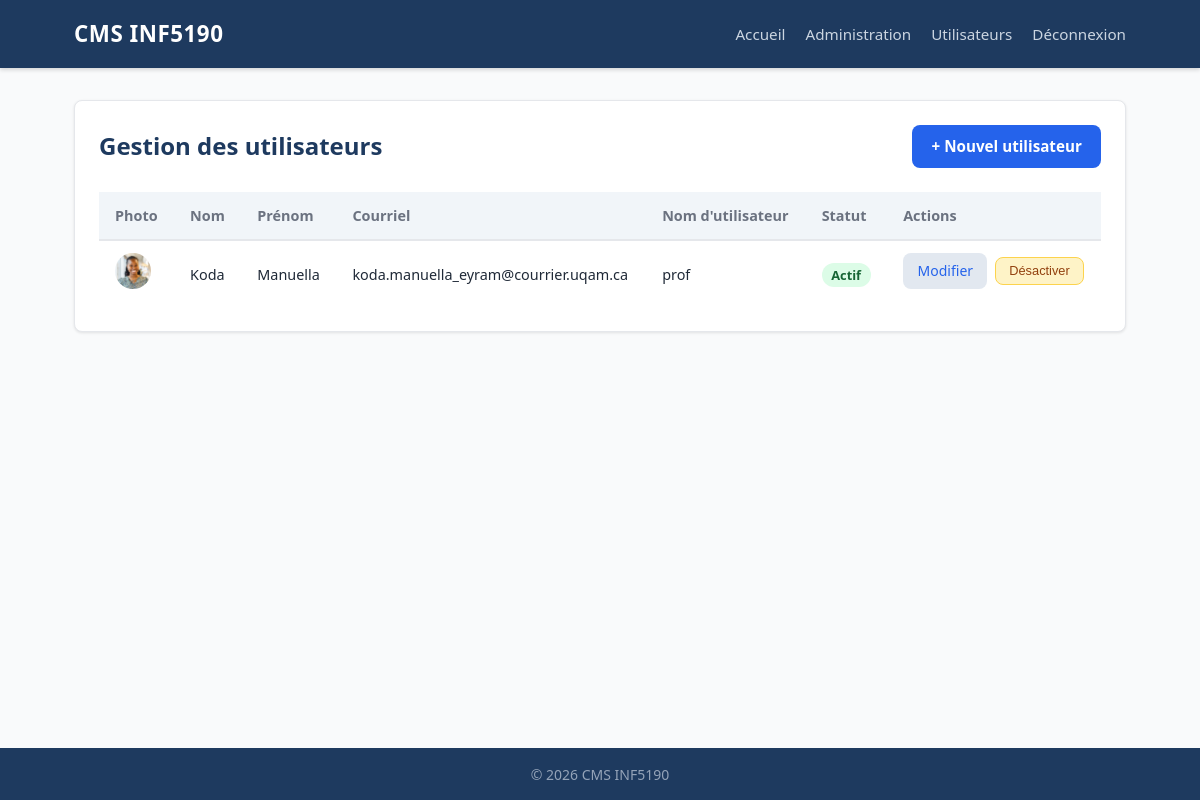
The app's page /utilisateurs (signed in) with its own data.
### tables this page shows
CREATE TABLE utilisateur (
    id INTEGER PRIMARY KEY AUTOINCREMENT,
    nom TEXT NOT NULL,
    prenom TEXT NOT NULL,
    courriel TEXT NOT NULL UNIQUE,
    username TEXT NOT NULL UNIQUE,
    mot_de_passe TEXT NOT NULL,
    photo TEXT,
    actif INTEGER NOT NULL DEFAULT 1
);

### routes/utilisateurs.py (the view)
@utilisateurs_bp.route("/utilisateurs")
def liste_utilisateurs():
    redirection = exiger_authentification()
    if redirection:
        return redirection
    utilisateurs = user_model.obtenir_tous_les_utilisateurs()
    return render_template(
        "utilisateurs/index.html", utilisateurs=utilisateurs
    )

### app.py (called while the page is built)
def fermer_db(e=None):
    db = g.pop("db", None)
    if db is not None:
        db.close()

### models/utilisateur.py (called while the page is built)
def get_db():
    if "db" not in g:
        g.db = sqlite3.connect(
            config.DATABASE,
            detect_types=sqlite3.PARSE_DECLTYPES
        )
        g.db.row_factory = sqlite3.Row
    return g.db

def obtenir_tous_les_utilisateurs():
    db = get_db()
    return db.execute(
        "SELECT * FROM utilisateur ORDER BY nom, prenom"
    ).fetchall()

### routes/utilisateurs.py (called while the page is built)
def exiger_authentification():
    if "user_id" not in session:
        return redirect(url_for("admin.connexion"))
    return None

### templates/utilisateurs/index.html (shortened to what this page needs)
{% extends "base.html" %}
{% block contenu %}
<section class="admin-tableau-de-bord">
    <div class="admin-entete">
        <h1>Gestion des utilisateurs</h1>
        <a href="{{ url_for('utilisateurs.nouveau_utilisateur_form') }}" class="bouton-principal">
            + Nouvel utilisateur
        </a>
    </div>
    {% if utilisateurs %}
    <table class="tableau">
        <thead>
            <tr>
                <th>Photo</th>
                <th>Nom</th>
                <th>Prénom</th>
                <th>Courriel</th>
                <th>Nom d'utilisateur</th>
                <th>Statut</th>
                <th>Actions</th>
            </tr>
        </thead>
        <tbody>
            {% for u in utilisateurs %}
            <tr class="{{ 'inactif' if not u['actif'] }}">
                <td>
                    {% if u['photo'] %}
                    <img
                        src="{{ url_for('static', filename='uploads/' + u['photo']) }}"
                        alt="Photo de {{ u['prenom'] }}"
                        class="photo-miniature"
                    >
                    {% else %}
                    <span class="sans-photo">—</span>
                    {% endif %}
                </td>
                <td>{{ u['nom'] }}</td>
                <td>{{ u['prenom'] }}</td>
                <td>{{ u['courriel'] }}</td>
                <td>{{ u['username'] }}</td>
                <td>
                    <span class="statut {{ 'actif' if u['actif'] else 'desactive' }}">
                        {{ 'Actif' if u['actif'] else 'Désactivé' }}
                    </span>
                </td>
                <td class="actions">
                    <a
                        href="{{ url_for('utilisateurs.modifier_utilisateur_form', user_id=u['id']) }}"
                        class="bouton-secondaire"
                    >
                        Modifier
                    </a>
                    <form
                        action="{{ url_for('utilisateurs.basculer_statut', user_id=u['id']) }}"
                        method="post"
                        style="display:inline"
                    >
                        <button
                            type="submit"
                            class="{{ 'bouton-desactiver' if u['actif'] else 'bouton-activer' }}"
                        >
                            {{ 'Désactiver' if u['actif'] else 'Activer' }}
                        </button>
                    </form>
                </td>
            </tr>
            {% endfor %}
        </tbody>
    </table>
    {% else %}
        <p class="vide">Aucun utilisateur enregistré.</p>
    {% endif %}
</section>
{% endblock %}

### static/css/style.css (style rules this page uses)
:root { --couleur-primaire: #2563eb; --couleur-primaire-sombre: #1d4ed8; --couleur-texte: #1f2937; --couleur-texte-leger: #6b7280; --couleur-fond: #f9fafb; --couleur-fond-carte: #ffffff; --couleur-bordure: #e5e7eb; --couleur-succes: #16a34a; --couleur-erreur: #dc2626; --couleur-erreur-fond: #fee2e2; --couleur-succes-fond: #dcfce7; --rayon: 8px; --ombre: 0 1px 3px rgba(0, 0, 0, 0.1); --transition: 0.2s ease; }
*, *::before, *::after { box-sizing: border-box; margin: 0; padding: 0; }
body { font-family: system-ui, -apple-system, sans-serif; background-color: var(--couleur-fond); color: var(--couleur-texte); line-height: 1.6; font-size: 1rem; }
.bouton-principal { background-color: var(--couleur-primaire); color: #fff; border: none; padding: 0.6rem 1.2rem; border-radius: var(--rayon); cursor: pointer; font-size: 0.95rem; font-weight: 600; text-decoration: none; display: inline-block; transition: background-color var(--transition); }
.bouton-secondaire { background-color: #e2e8f0; color: var(--couleur-texte); border: none; padding: 0.4rem 0.9rem; border-radius: var(--rayon); cursor: pointer; font-size: 0.875rem; text-decoration: none; display: inline-block; transition: background-color var(--transition); }
.bouton-desactiver { background-color: #fef3c7; color: #92400e; border: 1px solid #fcd34d; padding: 0.35rem 0.8rem; border-radius: var(--rayon); cursor: pointer; font-size: 0.8rem; transition: background-color var(--transition); }
.admin-tableau-de-bord { background-color: var(--couleur-fond-carte); border: 1px solid var(--couleur-bordure); border-radius: var(--rayon); padding: 1.5rem; box-shadow: var(--ombre); }
.admin-entete { display: flex; justify-content: space-between; align-items: center; flex-wrap: wrap; gap: 0.75rem; margin-bottom: 1.5rem; }
.admin-entete h1 { font-size: 1.5rem; color: #1e3a5f; }
.tableau { width: 100%; border-collapse: collapse; font-size: 0.9rem; }
.tableau thead { background-color: #f1f5f9; }
.tableau th { padding: 0.75rem 1rem; text-align: left; font-weight: 600; color: var(--couleur-texte-leger); border-bottom: 2px solid var(--couleur-bordure); }
.tableau td { padding: 0.75rem 1rem; border-bottom: 1px solid var(--couleur-bordure); vertical-align: middle; }
.tableau tr:last-child td { border-bottom: none; }
.tableau a { color: var(--couleur-primaire); text-decoration: none; }
.statut { padding: 0.2rem 0.6rem; border-radius: 999px; font-size: 0.8rem; font-weight: 600; }
.statut.actif { background-color: var(--couleur-succes-fond); color: #166534; }
.actions { display: flex; gap: 0.5rem; align-items: center; }
.photo-miniature { width: 36px; height: 36px; border-radius: 50%; object-fit: cover; }

### records on screen
utilisateur: photo (picture), nom "Koda", prenom "Manuella", courriel "koda.manuella_eyram@courrier.uqam.ca", username "prof", actif "Actif", actif "Désactiver"
